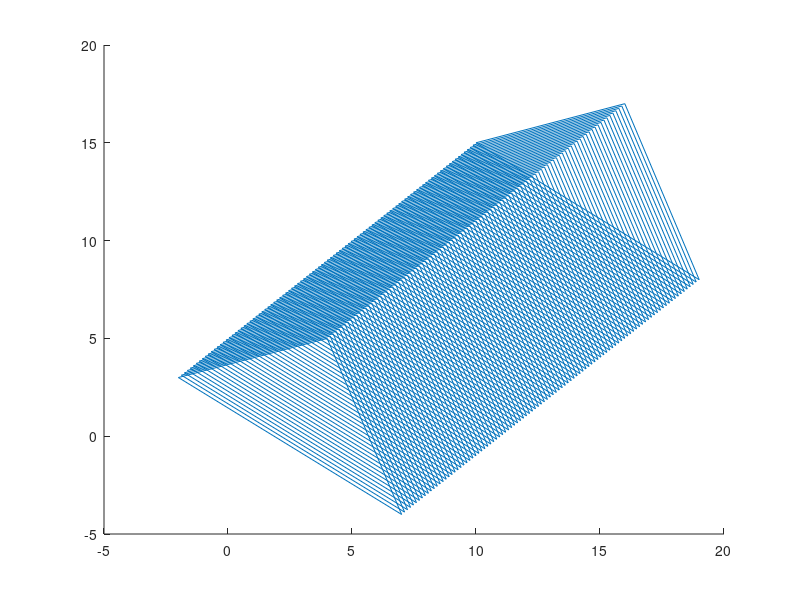

Source code (MATLAB):
clc%Recta parametrica
clear all
P=[-2,3;4,5;7,-4;-2,3];
Q=P+12;


for t=0:100
  q=t/100;
  for i=1:4
    R(i,1)=(1-q)*P(i,1)+q*Q(i,1);
    R(i,2)=(1-q)*P(i,2)+q*Q(i,2);
  endfor
  line(R(:,1),R(:,2))
  pause(0.0001)  
  
endfor
